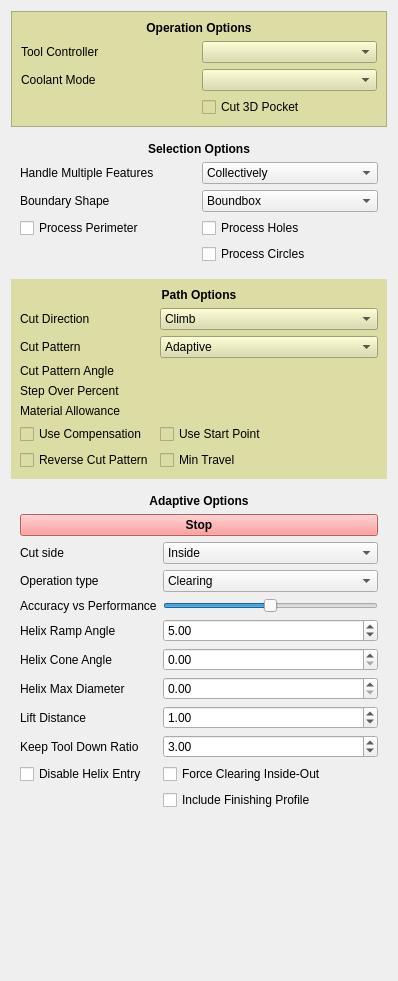
<?xml version="1.0" encoding="UTF-8"?>
<ui version="4.0">
 <class>Form</class>
 <widget class="QWidget" name="Form">
  <property name="geometry">
   <rect>
    <x>0</x>
    <y>0</y>
    <width>398</width>
    <height>981</height>
   </rect>
  </property>
  <property name="windowTitle">
   <string>Form</string>
  </property>
  <layout class="QGridLayout" name="gridLayout_4">
   <item row="0" column="0">
    <widget class="QFrame" name="operationOptions">
     <property name="styleSheet">
      <string notr="true">background-color: rgb(220, 220, 165);</string>
     </property>
     <property name="frameShape">
      <enum>QFrame::StyledPanel</enum>
     </property>
     <property name="frameShadow">
      <enum>QFrame::Raised</enum>
     </property>
     <layout class="QGridLayout" name="gridLayout_3">
      <item row="2" column="1">
       <widget class="QComboBox" name="coolantController">
        <property name="toolTip">
         <string>&lt;html&gt;&lt;head/&gt;&lt;body&gt;&lt;p&gt;The tool and its settings to be used for this operation.&lt;/p&gt;&lt;/body&gt;&lt;/html&gt;</string>
        </property>
       </widget>
      </item>
      <item row="2" column="0">
       <widget class="QLabel" name="coolantController_label">
        <property name="text">
         <string>Coolant Mode</string>
        </property>
       </widget>
      </item>
      <item row="1" column="0">
       <widget class="QLabel" name="toolController_label">
        <property name="text">
         <string>Tool Controller</string>
        </property>
       </widget>
      </item>
      <item row="1" column="1">
       <widget class="QComboBox" name="toolController">
        <property name="toolTip">
         <string>&lt;html&gt;&lt;head/&gt;&lt;body&gt;&lt;p&gt;The tool and its settings to be used for this operation.&lt;/p&gt;&lt;/body&gt;&lt;/html&gt;</string>
        </property>
       </widget>
      </item>
      <item row="3" column="1">
       <widget class="QCheckBox" name="cut3DPocket">
        <property name="text">
         <string>Cut 3D Pocket</string>
        </property>
       </widget>
      </item>
      <item row="0" column="0" colspan="2">
       <widget class="QLabel" name="operationOptions_label">
        <property name="font">
         <font>
          <weight>75</weight>
          <bold>true</bold>
         </font>
        </property>
        <property name="text">
         <string>Operation Options</string>
        </property>
        <property name="alignment">
         <set>Qt::AlignCenter</set>
        </property>
       </widget>
      </item>
     </layout>
    </widget>
   </item>
   <item row="2" column="0">
    <widget class="QWidget" name="pathOptions" native="true">
     <property name="styleSheet">
      <string notr="true">background-color: rgb(220, 220, 165);</string>
     </property>
     <layout class="QFormLayout" name="formLayout">
      <property name="fieldGrowthPolicy">
       <enum>QFormLayout::AllNonFixedFieldsGrow</enum>
      </property>
      <item row="1" column="0">
       <widget class="QLabel" name="cutDirection_label">
        <property name="text">
         <string>Cut Direction</string>
        </property>
       </widget>
      </item>
      <item row="1" column="1">
       <widget class="QComboBox" name="cutDirection">
        <property name="toolTip">
         <string>&lt;html&gt;&lt;head/&gt;&lt;body&gt;&lt;p&gt;The cutting mode assumes that the cut on one side of the tool bit represents the resulting part and the other side is either already milled away or will be removed later on.&lt;/p&gt;&lt;p&gt;Keeping that in mind climb mode is called when the tool bit is moved into the cut on each rotation, whereas in conventional mode the tool bits rotation and the tools lateral movement are in the same direction.&lt;/p&gt;&lt;/body&gt;&lt;/html&gt;</string>
        </property>
        <item>
         <property name="text">
          <string>Climb</string>
         </property>
        </item>
        <item>
         <property name="text">
          <string>Conventional</string>
         </property>
        </item>
       </widget>
      </item>
      <item row="2" column="0">
       <widget class="QLabel" name="cutPattern_label">
        <property name="text">
         <string>Cut Pattern</string>
        </property>
       </widget>
      </item>
      <item row="2" column="1">
       <widget class="QComboBox" name="cutPattern">
        <property name="toolTip">
         <string>&lt;html&gt;&lt;head/&gt;&lt;body&gt;&lt;p&gt;Pattern the tool bit is moved in to clear the material.&lt;/p&gt;&lt;/body&gt;&lt;/html&gt;</string>
        </property>
        <property name="currentText">
         <string notr="true">Adaptive</string>
        </property>
        <item>
         <property name="text">
          <string>Adaptive</string>
         </property>
        </item>
        <item>
         <property name="text">
          <string>Circular</string>
         </property>
        </item>
        <item>
         <property name="text">
          <string>CircularZigZag</string>
         </property>
        </item>
        <item>
         <property name="text">
          <string>Grid</string>
         </property>
        </item>
        <item>
         <property name="text">
          <string>Line</string>
         </property>
        </item>
        <item>
         <property name="text">
          <string>LineOffset</string>
         </property>
        </item>
        <item>
         <property name="text">
          <string notr="true">Offset</string>
         </property>
        </item>
        <item>
         <property name="text">
          <string>Spiral</string>
         </property>
        </item>
        <item>
         <property name="text">
          <string>Triangle</string>
         </property>
        </item>
        <item>
         <property name="text">
          <string>ZigZag</string>
         </property>
        </item>
        <item>
         <property name="text">
          <string>ZigZagOffset</string>
         </property>
        </item>
       </widget>
      </item>
      <item row="3" column="0">
       <widget class="QLabel" name="cutPatternAngle_label">
        <property name="text">
         <string>Cut Pattern Angle</string>
        </property>
       </widget>
      </item>
      <item row="5" column="0">
       <widget class="QLabel" name="stepOverPercent_label">
        <property name="text">
         <string>Step Over Percent</string>
        </property>
       </widget>
      </item>
      <item row="7" column="0">
       <widget class="QLabel" name="materialAllowance_label">
        <property name="text">
         <string>Material Allowance</string>
        </property>
       </widget>
      </item>
      <item row="8" column="0">
       <widget class="QCheckBox" name="useCompensation">
        <property name="toolTip">
         <string>&lt;html&gt;&lt;head/&gt;&lt;body&gt;&lt;p&gt;If checked the profile operation is offset by the tool radius. The offset direction is determined by the Cut Side.&lt;/p&gt;&lt;/body&gt;&lt;/html&gt;</string>
        </property>
        <property name="text">
         <string>Use Compensation</string>
        </property>
       </widget>
      </item>
      <item row="8" column="1">
       <widget class="QCheckBox" name="useStartPoint">
        <property name="toolTip">
         <string>&lt;html&gt;&lt;head/&gt;&lt;body&gt;&lt;p&gt;Specify if this operation uses a starting point.&lt;/p&gt;&lt;/body&gt;&lt;/html&gt;</string>
        </property>
        <property name="text">
         <string>Use Start Point</string>
        </property>
       </widget>
      </item>
      <item row="9" column="1">
       <widget class="QCheckBox" name="minTravel">
        <property name="text">
         <string>Min Travel</string>
        </property>
       </widget>
      </item>
      <item row="0" column="0" colspan="2">
       <widget class="QLabel" name="pathOptions_label">
        <property name="font">
         <font>
          <weight>75</weight>
          <bold>true</bold>
         </font>
        </property>
        <property name="text">
         <string>Path Options</string>
        </property>
        <property name="alignment">
         <set>Qt::AlignCenter</set>
        </property>
       </widget>
      </item>
      <item row="7" column="1">
       <widget class="Gui::QuantitySpinBox" name="materialAllowance">
        <property name="unit" stdset="0">
         <string notr="true"/>
        </property>
       </widget>
      </item>
      <item row="3" column="1">
       <widget class="Gui::QuantitySpinBox" name="cutPatternAngle">
        <property name="unit" stdset="0">
         <string notr="true"/>
        </property>
       </widget>
      </item>
      <item row="5" column="1">
       <widget class="Gui::QuantitySpinBox" name="stepOverPercent">
        <property name="unit" stdset="0">
         <string notr="true"/>
        </property>
       </widget>
      </item>
      <item row="9" column="0">
       <widget class="QCheckBox" name="cutPatternReversed">
        <property name="text">
         <string>Reverse Cut Pattern</string>
        </property>
       </widget>
      </item>
     </layout>
    </widget>
   </item>
   <item row="5" column="0">
    <spacer name="verticalSpacer">
     <property name="orientation">
      <enum>Qt::Vertical</enum>
     </property>
     <property name="sizeHint" stdset="0">
      <size>
       <width>20</width>
       <height>40</height>
      </size>
     </property>
    </spacer>
   </item>
   <item row="1" column="0">
    <widget class="QWidget" name="selectionOptions" native="true">
     <layout class="QGridLayout" name="gridLayout_5">
      <item row="1" column="1">
       <widget class="QComboBox" name="handleMultipleFeatures">
        <item>
         <property name="text">
          <string>Collectively</string>
         </property>
        </item>
        <item>
         <property name="text">
          <string>Individually</string>
         </property>
        </item>
       </widget>
      </item>
      <item row="2" column="1">
       <widget class="QComboBox" name="boundaryShape">
        <property name="toolTip">
         <string>&lt;html&gt;&lt;head/&gt;&lt;body&gt;&lt;p&gt;Specify if the facing should be restricted by the actual shape of the selected face (or the part if no face is selected), or if the bounding box should be faced off.&lt;/p&gt;&lt;p&gt;The latter can be used to face of the entire stock area to ensure uniform heights for the following operations.&lt;/p&gt;&lt;/body&gt;&lt;/html&gt;</string>
        </property>
        <item>
         <property name="text">
          <string>Boundbox</string>
         </property>
        </item>
        <item>
         <property name="text">
          <string>Face Region</string>
         </property>
        </item>
        <item>
         <property name="text">
          <string>Perimeter</string>
         </property>
        </item>
        <item>
         <property name="text">
          <string>Stock</string>
         </property>
        </item>
       </widget>
      </item>
      <item row="2" column="0">
       <widget class="QLabel" name="boundaryShape_label">
        <property name="text">
         <string>Boundary Shape</string>
        </property>
       </widget>
      </item>
      <item row="1" column="0">
       <widget class="QLabel" name="handleMultipleFeatures_label">
        <property name="text">
         <string>Handle Multiple Features</string>
        </property>
       </widget>
      </item>
      <item row="3" column="0">
       <widget class="QCheckBox" name="processPerimeter">
        <property name="text">
         <string>Process Perimeter</string>
        </property>
        <property name="checked">
         <bool>false</bool>
        </property>
       </widget>
      </item>
      <item row="3" column="1">
       <widget class="QCheckBox" name="processHoles">
        <property name="text">
         <string>Process Holes</string>
        </property>
        <property name="checked">
         <bool>false</bool>
        </property>
       </widget>
      </item>
      <item row="4" column="1">
       <widget class="QCheckBox" name="processCircles">
        <property name="text">
         <string>Process Circles</string>
        </property>
        <property name="checked">
         <bool>false</bool>
        </property>
       </widget>
      </item>
      <item row="0" column="0" colspan="2">
       <widget class="QLabel" name="selectionOptions_label">
        <property name="font">
         <font>
          <weight>75</weight>
          <bold>true</bold>
         </font>
        </property>
        <property name="text">
         <string>Selection Options</string>
        </property>
        <property name="alignment">
         <set>Qt::AlignCenter</set>
        </property>
       </widget>
      </item>
     </layout>
    </widget>
   </item>
   <item row="4" column="0">
    <widget class="QWidget" name="adaptiveOptions" native="true">
     <layout class="QFormLayout" name="formLayout_2">
      <item row="6" column="0">
       <widget class="QLabel" name="adaptiveOperationType_label">
        <property name="text">
         <string>Operation type</string>
        </property>
       </widget>
      </item>
      <item row="6" column="1">
       <widget class="QComboBox" name="adaptiveOperationType">
        <property name="sizePolicy">
         <sizepolicy hsizetype="Minimum" vsizetype="Fixed">
          <horstretch>0</horstretch>
          <verstretch>0</verstretch>
         </sizepolicy>
        </property>
        <property name="toolTip">
         <string>&lt;html&gt;&lt;head/&gt;&lt;body&gt;&lt;p&gt;Type of adaptive operation&lt;/p&gt;&lt;/body&gt;&lt;/html&gt;</string>
        </property>
        <item>
         <property name="text">
          <string>Clearing</string>
         </property>
        </item>
        <item>
         <property name="text">
          <string>Profile</string>
         </property>
        </item>
       </widget>
      </item>
      <item row="8" column="0">
       <widget class="QLabel" name="accuracyPerformance_label">
        <property name="text">
         <string>Accuracy vs Performance</string>
        </property>
       </widget>
      </item>
      <item row="8" column="1">
       <widget class="QSlider" name="accuracyPerformance">
        <property name="toolTip">
         <string>&lt;html&gt;&lt;head/&gt;&lt;body&gt;&lt;p&gt;Influences calculation performance vs stability and accuracy.&lt;/p&gt;&lt;/body&gt;&lt;/html&gt;</string>
        </property>
        <property name="minimum">
         <number>5</number>
        </property>
        <property name="maximum">
         <number>15</number>
        </property>
        <property name="value">
         <number>10</number>
        </property>
        <property name="orientation">
         <enum>Qt::Horizontal</enum>
        </property>
       </widget>
      </item>
      <item row="9" column="0">
       <widget class="QLabel" name="helixRampAngle_label">
        <property name="text">
         <string>Helix Ramp Angle</string>
        </property>
       </widget>
      </item>
      <item row="9" column="1">
       <widget class="QDoubleSpinBox" name="helixRampAngle">
        <property name="toolTip">
         <string>&lt;html&gt;&lt;head/&gt;&lt;body&gt;&lt;p&gt;Angle of the helix ramp entry&lt;/p&gt;&lt;/body&gt;&lt;/html&gt;</string>
        </property>
        <property name="minimum">
         <double>1.000000000000000</double>
        </property>
        <property name="maximum">
         <double>89.000000000000000</double>
        </property>
        <property name="value">
         <double>5.000000000000000</double>
        </property>
       </widget>
      </item>
      <item row="10" column="0">
       <widget class="QLabel" name="helixConeAngle_label">
        <property name="text">
         <string>Helix Cone Angle</string>
        </property>
       </widget>
      </item>
      <item row="10" column="1">
       <widget class="QDoubleSpinBox" name="helixConeAngle">
        <property name="toolTip">
         <string>&lt;html&gt;&lt;head/&gt;&lt;body&gt;&lt;p&gt;Angle of the helix entry cone.&lt;/p&gt;&lt;/body&gt;&lt;/html&gt;</string>
        </property>
        <property name="maximum">
         <double>6.000000000000000</double>
        </property>
       </widget>
      </item>
      <item row="11" column="0">
       <widget class="QLabel" name="helixDiameterLimit_label">
        <property name="text">
         <string>Helix Max Diameter</string>
        </property>
       </widget>
      </item>
      <item row="11" column="1">
       <widget class="QDoubleSpinBox" name="helixDiameterLimit">
        <property name="toolTip">
         <string>&lt;html&gt;&lt;head/&gt;&lt;body&gt;&lt;p&gt;If &gt;0 it limits the helix ramp diameter
otherwise the 75 percent of tool diameter is used as helix diameter.&lt;/p&gt;&lt;/body&gt;&lt;/html&gt;</string>
        </property>
        <property name="maximum">
         <double>90.000000000000000</double>
        </property>
        <property name="singleStep">
         <double>0.100000000000000</double>
        </property>
       </widget>
      </item>
      <item row="12" column="0">
       <widget class="QLabel" name="liftDistance_label">
        <property name="text">
         <string>Lift Distance</string>
        </property>
       </widget>
      </item>
      <item row="12" column="1">
       <widget class="QDoubleSpinBox" name="liftDistance">
        <property name="toolTip">
         <string>&lt;html&gt;&lt;head/&gt;&lt;body&gt;&lt;p&gt;How much to lift the tool up during the rapid linking moves over cleared regions.&lt;/p&gt;&lt;p&gt;If linking path is not clear tool is raised to clearence height.&lt;/p&gt;&lt;/body&gt;&lt;/html&gt;</string>
        </property>
        <property name="maximum">
         <double>1000.000000000000000</double>
        </property>
        <property name="singleStep">
         <double>0.100000000000000</double>
        </property>
        <property name="value">
         <double>1.000000000000000</double>
        </property>
       </widget>
      </item>
      <item row="13" column="0">
       <widget class="QLabel" name="keepToolDownRatio_label">
        <property name="text">
         <string>Keep Tool Down Ratio</string>
        </property>
       </widget>
      </item>
      <item row="13" column="1">
       <widget class="QDoubleSpinBox" name="keepToolDownRatio">
        <property name="toolTip">
         <string>&lt;html&gt;&lt;head/&gt;&lt;body&gt;&lt;p&gt;Max length of keep-tool-down linking path compared to direct distance between points.
If exceeded link will be done by raising the tool to clearence height.&lt;/p&gt;&lt;/body&gt;&lt;/html&gt;</string>
        </property>
        <property name="minimum">
         <double>1.000000000000000</double>
        </property>
        <property name="maximum">
         <double>10.000000000000000</double>
        </property>
        <property name="value">
         <double>3.000000000000000</double>
        </property>
       </widget>
      </item>
      <item row="14" column="1">
       <widget class="QCheckBox" name="forceInsideOut">
        <property name="text">
         <string>Force Clearing Inside-Out</string>
        </property>
       </widget>
      </item>
      <item row="16" column="1">
       <widget class="QCheckBox" name="includeFinishingProfile">
        <property name="text">
         <string>Include Finishing Profile</string>
        </property>
       </widget>
      </item>
      <item row="1" column="0" colspan="2">
       <widget class="QLabel" name="adaptiveOptions_label">
        <property name="font">
         <font>
          <weight>75</weight>
          <bold>true</bold>
         </font>
        </property>
        <property name="text">
         <string>Adaptive Options</string>
        </property>
        <property name="alignment">
         <set>Qt::AlignCenter</set>
        </property>
       </widget>
      </item>
      <item row="2" column="0" colspan="2">
       <widget class="QPushButton" name="stopButton">
        <property name="font">
         <font>
          <weight>75</weight>
          <bold>true</bold>
         </font>
        </property>
        <property name="styleSheet">
         <string notr="true">background-color: rgb(255, 130, 130);</string>
        </property>
        <property name="text">
         <string>Stop</string>
        </property>
        <property name="checkable">
         <bool>true</bool>
        </property>
       </widget>
      </item>
      <item row="4" column="0">
       <widget class="QLabel" name="cutSide_label">
        <property name="sizePolicy">
         <sizepolicy hsizetype="Preferred" vsizetype="Preferred">
          <horstretch>0</horstretch>
          <verstretch>0</verstretch>
         </sizepolicy>
        </property>
        <property name="text">
         <string>Cut side</string>
        </property>
       </widget>
      </item>
      <item row="4" column="1">
       <widget class="QComboBox" name="cutSide">
        <property name="sizePolicy">
         <sizepolicy hsizetype="Minimum" vsizetype="Fixed">
          <horstretch>0</horstretch>
          <verstretch>0</verstretch>
         </sizepolicy>
        </property>
        <property name="toolTip">
         <string>&lt;html&gt;&lt;head/&gt;&lt;body&gt;&lt;p&gt;Cut inside or outside of the selected shapes&lt;/p&gt;&lt;/body&gt;&lt;/html&gt;</string>
        </property>
        <item>
         <property name="text">
          <string>Inside</string>
         </property>
        </item>
        <item>
         <property name="text">
          <string>Outside</string>
         </property>
        </item>
       </widget>
      </item>
      <item row="14" column="0">
       <widget class="QCheckBox" name="disableHelixEntry">
        <property name="text">
         <string>Disable Helix Entry</string>
        </property>
       </widget>
      </item>
     </layout>
    </widget>
   </item>
  </layout>
 </widget>
 <customwidgets>
  <customwidget>
   <class>Gui::QuantitySpinBox</class>
   <extends>QWidget</extends>
   <header>Gui/QuantitySpinBox.h</header>
  </customwidget>
 </customwidgets>
 <tabstops>
  <tabstop>toolController</tabstop>
  <tabstop>coolantController</tabstop>
  <tabstop>cut3DPocket</tabstop>
  <tabstop>handleMultipleFeatures</tabstop>
  <tabstop>boundaryShape</tabstop>
  <tabstop>processPerimeter</tabstop>
  <tabstop>processHoles</tabstop>
  <tabstop>processCircles</tabstop>
  <tabstop>cutDirection</tabstop>
  <tabstop>cutPattern</tabstop>
  <tabstop>useCompensation</tabstop>
  <tabstop>useStartPoint</tabstop>
  <tabstop>minTravel</tabstop>
  <tabstop>adaptiveOperationType</tabstop>
  <tabstop>accuracyPerformance</tabstop>
  <tabstop>helixRampAngle</tabstop>
  <tabstop>helixConeAngle</tabstop>
  <tabstop>helixDiameterLimit</tabstop>
  <tabstop>liftDistance</tabstop>
  <tabstop>keepToolDownRatio</tabstop>
  <tabstop>forceInsideOut</tabstop>
  <tabstop>includeFinishingProfile</tabstop>
 </tabstops>
 <resources/>
 <connections/>
</ui>
